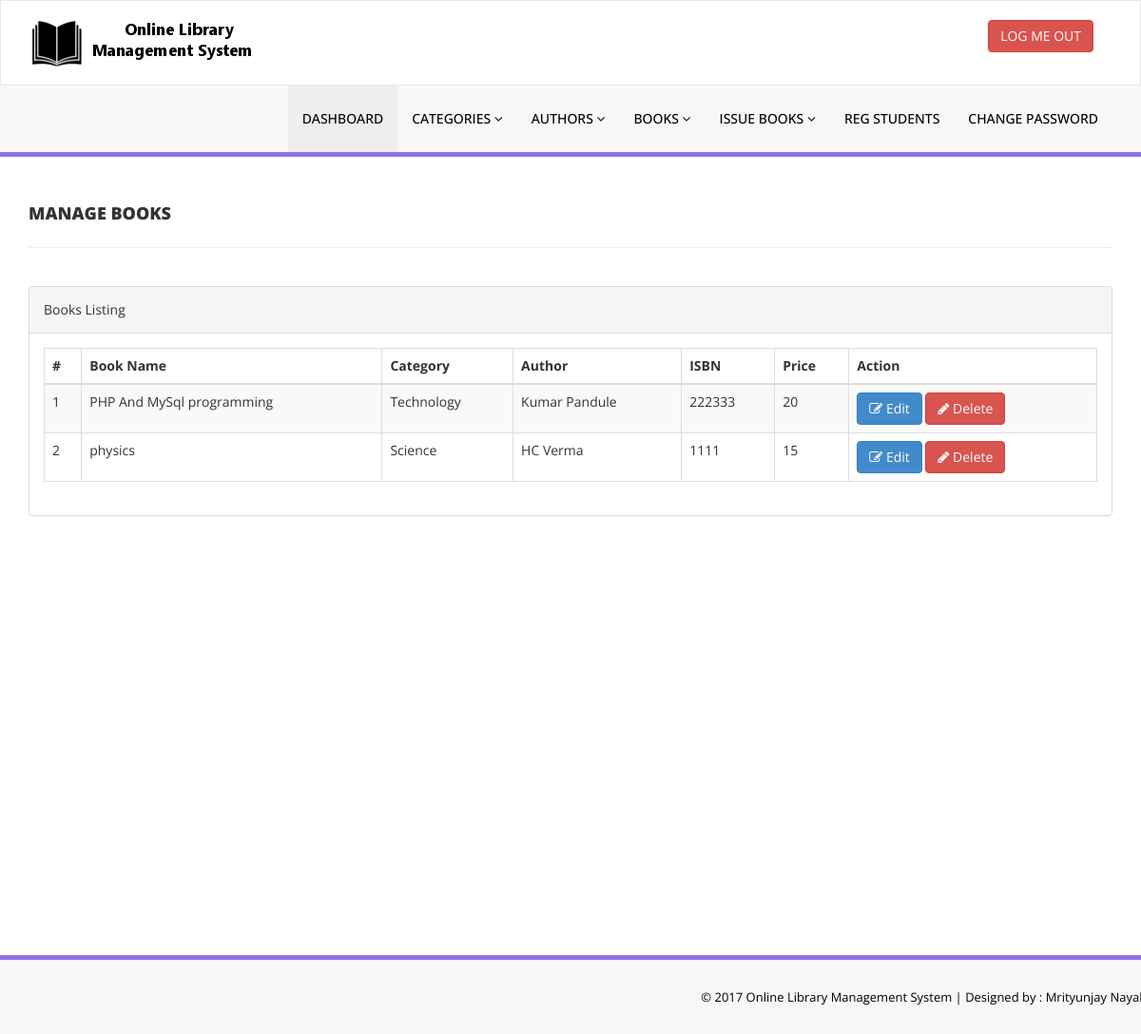
/library/admin/manage-books.php (signed in), run on an earlier commit of the app's database.
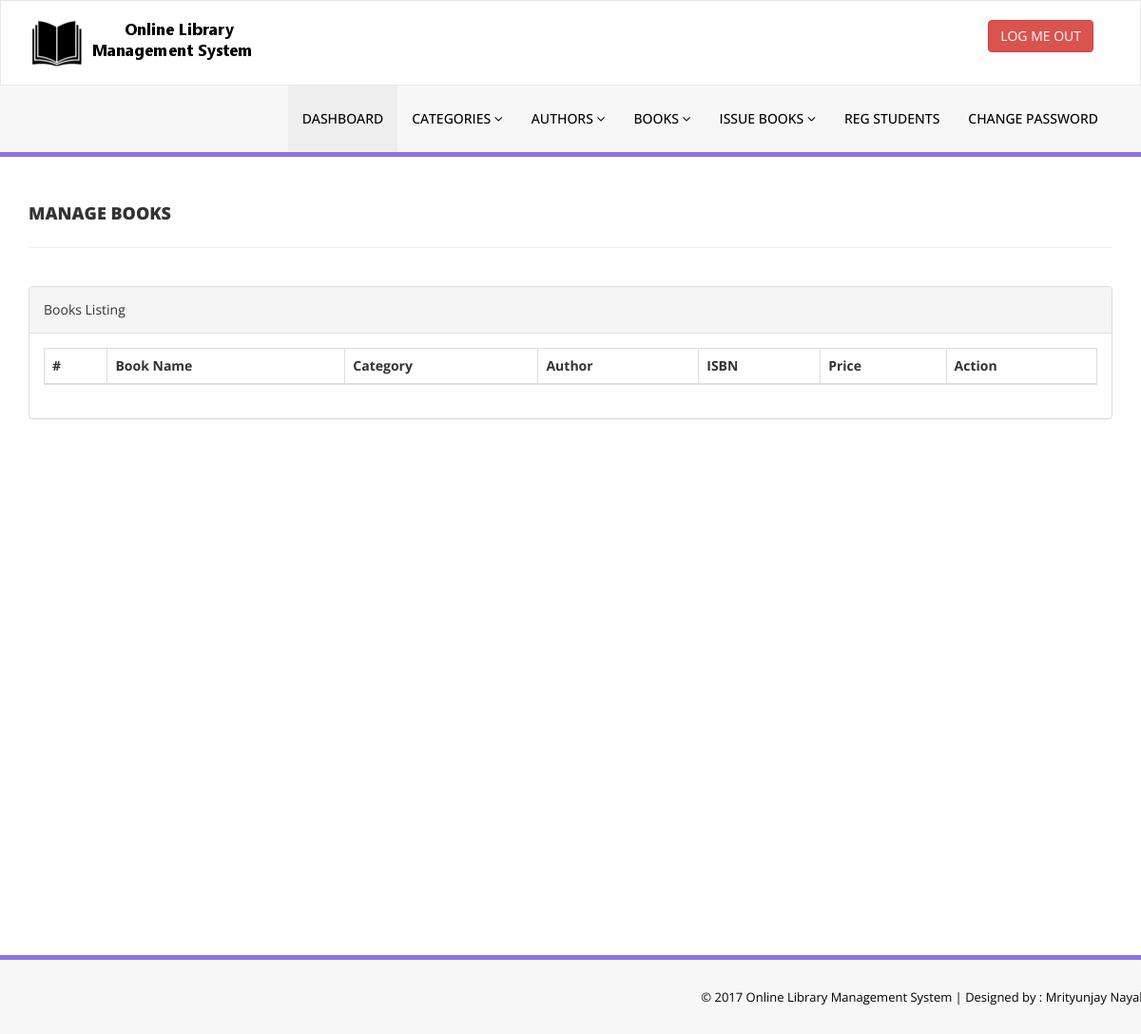
And on a later commit of the database.
### tables this page shows
CREATE TABLE `tblbooks` (
  `id` int(11) NOT NULL,
  `BookName` varchar(255) DEFAULT NULL,
  `CatId` int(11) DEFAULT NULL,
  `AuthorId` int(11) DEFAULT NULL,
  `ISBNNumber` int(11) DEFAULT NULL,
  `BookPrice` int(11) DEFAULT NULL,
  `RegDate` timestamp NULL DEFAULT current_timestamp(),
  `UpdationDate` timestamp NULL DEFAULT NULL ON UPDATE current_timestamp()
);

CREATE TABLE `tblcategory` (
  `id` int(11) NOT NULL,
  `CategoryName` varchar(150) DEFAULT NULL,
  `Status` int(1) DEFAULT NULL,
  `CreationDate` timestamp NULL DEFAULT current_timestamp(),
  `UpdationDate` timestamp NULL DEFAULT '0000-00-00 00:00:00' ON UPDATE current_timestamp()
);

CREATE TABLE `tblauthors` (
  `id` int(11) NOT NULL,
  `AuthorName` varchar(159) DEFAULT NULL,
  `creationDate` timestamp NULL DEFAULT current_timestamp(),
  `UpdationDate` timestamp NULL DEFAULT NULL ON UPDATE current_timestamp()
);

### library/admin/manage-books.php (the view, shortened to what this page needs)
<?php
include('includes/config.php');
if(strlen($_SESSION['alogin'])==0)
    {
header('location:index.php');
}
else{
    ?>
<!DOCTYPE html>
<html xmlns="http://www.w3.org/1999/xhtml">
<head>
    <link href="assets/css/bootstrap.css" rel="stylesheet" />
    <link href="assets/css/font-awesome.css" rel="stylesheet" />
    <link href="assets/js/dataTables/dataTables.bootstrap.css" rel="stylesheet" />
    <link href="assets/css/style.css" rel="stylesheet" />
</head>
<body>
<?php include('includes/header.php');?>
    <div class="content-wrapper">
         <div class="container">
        <div class="row pad-botm">
            <div class="col-md-12">
                <h4 class="header-line">Manage Books</h4>
    </div>
     <div class="row">
</div>
        </div>
            <div class="row">
                <div class="col-md-12">
                    <div class="panel panel-default">
                        <div class="panel-heading">
                           Books Listing
                        </div>
                        <div class="panel-body">
                            <div class="table-responsive">
                                <table class="table table-striped table-bordered table-hover" id="dataTables-example">
                                    <thead>
                                        <tr>
                                            <th>#</th>
                                            <th>Book Name</th>
                                            <th>Category</th>
                                            <th>Author</th>
                                            <th>ISBN</th>
                                            <th>Price</th>
                                            <th>Action</th>
                                        </tr>
                                    </thead>
                                    <tbody>
<?php $sql = "SELECT tblbooks.BookName,tblcategory.CategoryName,tblauthors.AuthorName,tblbooks.ISBNNumber,tblbooks.BookPrice,tblbooks.id as bookid from  tblbooks join tblcategory on tblcategory.id=tblbooks.CatId join tblauthors on tblauthors.id=tblbooks.AuthorId";
$query = $dbh -> prepare($sql);
$query->execute();
$results=$query->fetchAll(PDO::FETCH_OBJ);
$cnt=1;
if($query->rowCount() > 0)
{
foreach($results as $result)
{               ?>
                                        <tr class="odd gradeX">
                                            <td class="center"><?php echo htmlentities($cnt);?></td>
                                            <td class="center"><?php echo htmlentities($result->BookName);?></td>
                                            <td class="center"><?php echo htmlentities($result->CategoryName);?></td>
                                            <td class="center"><?php echo htmlentities($result->AuthorName);?></td>
                                            <td class="center"><?php echo htmlentities($result->ISBNNumber);?></td>
                                            <td class="center"><?php echo htmlentities($result->BookPrice);?></td>
                                            <td class="center">
                                            <a href="edit-book.php?bookid=<?php echo htmlentities($result->bookid);?>"><button class="btn btn-primary"><i class="fa fa-edit "></i> Edit</button>
                                          <a href="manage-books.php?del=<?php echo htmlentities($result->bookid);?>" onclick="return confirm('Are you sure you want to delete?');"" >  <button class="btn btn-danger"><i class="fa fa-pencil"></i> Delete</button>
                                            </td>
                                        </tr>
 <?php $cnt=$cnt+1;}} ?>
                                    </tbody>
                                </table>
                            </div>
                        </div>
                    </div>
                </div>
            </div>
    </div>
    </div>
  <?php include('includes/footer.php');?>
</body>
</html>
<?php } ?>

What changed in the data, as far as the page shows it:
removed tblbooks: BookName "PHP And MySql programming", tblcategory.CategoryName "Technology", AuthorId.AuthorName "Kumar Pandule", ISBNNumber "222333", BookPrice "20"
removed tblbooks: BookName "physics", tblcategory.CategoryName "Science", AuthorId.AuthorName "HC Verma", ISBNNumber "1111", BookPrice "15"
